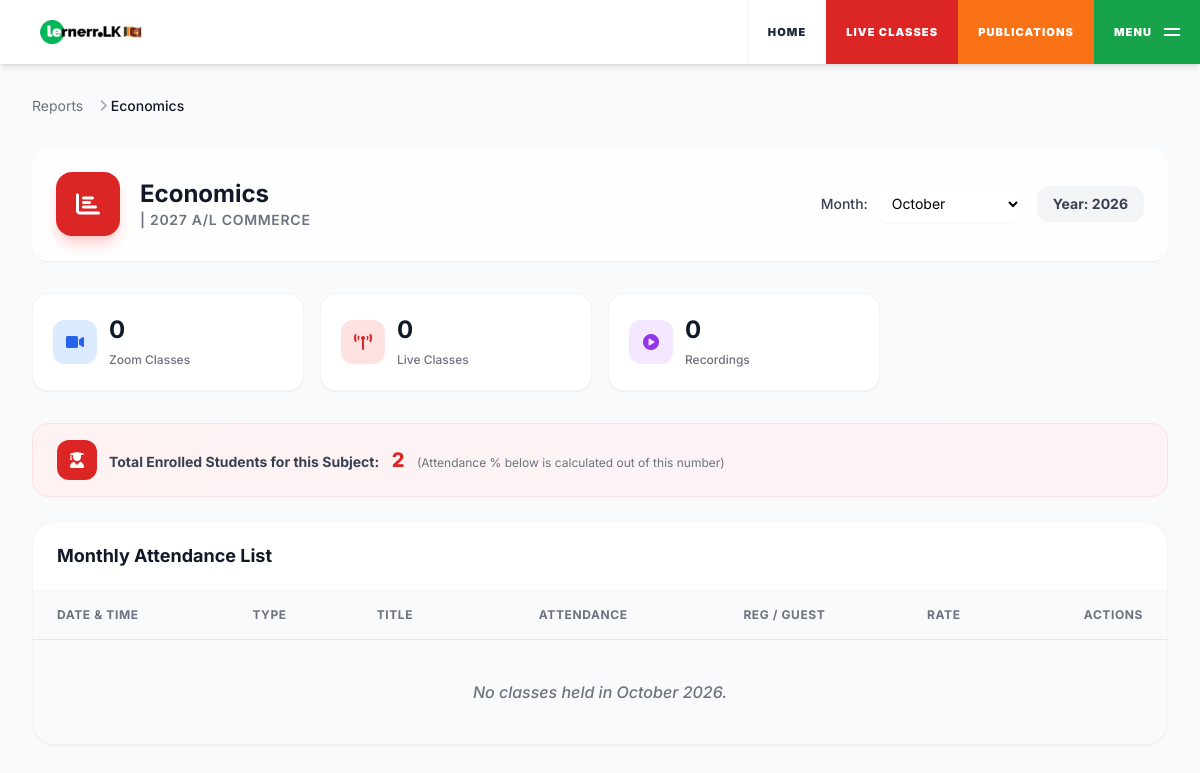
Screenshot of /dashboard/subject_report.php?assignment_id=1&year=2026 (signed in) with the database file from the repository.
### tables this page shows
CREATE TABLE `teacher_assignments` (
  `id` int(11) NOT NULL COMMENT 'Primary Key',
  `teacher_id` varchar(20) NOT NULL COMMENT 'Foreign Key: Links to users.id (where role = teacher)',
  `stream_subject_id` int(11) NOT NULL COMMENT 'Foreign Key: Links to stream_subjects.id',
  `academic_year` int(4) NOT NULL COMMENT 'Academic year (e.g., 2025, 2026) - allows same teacher to teach same subject for different batches',
  `batch_name` varchar(50) DEFAULT NULL COMMENT 'Optional batch identifier (e.g., "Batch A", "Morning Batch", "2025-2026")',
  `status` enum('active','inactive','pending') NOT NULL DEFAULT 'active' COMMENT 'Assignment status',
  `assigned_date` date DEFAULT NULL COMMENT 'Date when teacher was assigned',
  `start_date` date DEFAULT NULL COMMENT 'Start date of the assignment',
  `end_date` date DEFAULT NULL COMMENT 'End date of the assignment',
  `notes` text DEFAULT NULL COMMENT 'Optional notes about the assignment',
  `created_at` timestamp NOT NULL DEFAULT current_timestamp() COMMENT 'Record creation timestamp',
  `updated_at` timestamp NOT NULL DEFAULT current_timestamp() ON UPDATE current_timestamp() COMMENT 'Record update timestamp',
  `cover_image` varchar(100) DEFAULT NULL,
  `commission_rate` decimal(5,2) DEFAULT 75.00
);

CREATE TABLE `subjects` (
  `id` int(11) NOT NULL COMMENT 'Primary Key',
  `name` varchar(100) NOT NULL COMMENT 'Subject name (e.g., "Science", "Mathematics", "English")',
  `code` varchar(20) DEFAULT NULL COMMENT 'Optional subject code (e.g., "SCI", "MATH")',
  `description` text DEFAULT NULL COMMENT 'Optional description of the subject',
  `status` tinyint(1) NOT NULL DEFAULT 1 COMMENT 'Status: 1=active, 0=inactive',
  `created_at` timestamp NOT NULL DEFAULT current_timestamp() COMMENT 'Record creation timestamp',
  `updated_at` timestamp NOT NULL DEFAULT current_timestamp() ON UPDATE current_timestamp() COMMENT 'Record update timestamp'
);

CREATE TABLE `streams` (
  `id` int(11) NOT NULL COMMENT 'Primary Key',
  `name` varchar(100) NOT NULL COMMENT 'Stream name (e.g., "Grade 6", "Grade 7", "A/L Science")',
  `description` text DEFAULT NULL COMMENT 'Optional description of the stream',
  `status` tinyint(1) NOT NULL DEFAULT 1 COMMENT 'Status: 1=active, 0=inactive',
  `created_at` timestamp NOT NULL DEFAULT current_timestamp() COMMENT 'Record creation timestamp',
  `updated_at` timestamp NOT NULL DEFAULT current_timestamp() ON UPDATE current_timestamp() COMMENT 'Record update timestamp'
);

### dashboard/subject_report.php (the view, shortened to what this page needs)
<?php
require_once '../config.php';
$assignment_id = isset($_GET['assignment_id']) ? intval($_GET['assignment_id']) : 0;
$current_month = date('n');
$current_year = date('Y');
$selected_month = isset($_GET['month']) ? intval($_GET['month']) : $current_month;
$selected_year = isset($_GET['year']) ? intval($_GET['year']) : $current_year;
$assign_query = "SELECT ta.*, s.name as stream_name, sub.name as subject_name, sub.code as subject_code
                FROM teacher_assignments ta
                INNER JOIN stream_subjects ss ON ta.stream_subject_id = ss.id
                INNER JOIN streams s ON ss.stream_id = s.id
                INNER JOIN subjects sub ON ss.subject_id = sub.id
                WHERE ta.id = ? AND ta.teacher_id = ?";
$stmt = $conn->prepare($assign_query);
$teacher_id = $_SESSION['user_id'];
$stmt->bind_param("is", $assignment_id, $teacher_id);
$stmt->execute();
$assignment = $stmt->get_result()->fetch_assoc();
$classes = [];
$enrolled_stmt = $conn->prepare(
    "SELECT COUNT(DISTINCT se.student_id) as total
     FROM student_enrollment se
     WHERE se.stream_subject_id = ? AND se.academic_year = ? AND se.status = 'active'");
$enrolled_stmt->bind_param("ii", $assignment['stream_subject_id'], $selected_year);
$enrolled_stmt->execute();
$enrolled_total = $enrolled_stmt->get_result()->fetch_assoc()['total'] ?? 0;
usort($classes, function($a, $b) {
    return strtotime($b['start_time']) - strtotime($a['start_time']);
});
$months = [
    1 => 'January', 2 => 'February', 3 => 'March', 4 => 'April',
    5 => 'May', 6 => 'June', 7 => 'July', 8 => 'August',
    9 => 'September', 10 => 'October', 11 => 'November', 12 => 'December'
];
?>
<!DOCTYPE html>
<html lang="en">
<head>
    <script src="https://cdn.tailwindcss.com"></script>
    <link rel="stylesheet" href="https://cdnjs.cloudflare.com/ajax/libs/font-awesome/6.0.0/css/all.min.css">
</head>
<body class="bg-gray-50">
    <?php include 'navbar.php'; ?>
    <div class="max-w-7xl mx-auto pt-24 pb-8 px-4 sm:px-6 lg:px-8">
        <nav class="flex mb-8" aria-label="Breadcrumb">
            <ol class="inline-flex items-center space-x-1 md:space-x-3 text-sm text-gray-500">
                <li class="inline-flex items-center">
                    <a href="reports.php" class="hover:text-red-600 transition-colors">Reports</a>
                </li>
                <li>
                    <div class="flex items-center">
                        <i class="fas fa-chevron-right text-gray-400 text-xs mx-1"></i>
                        <span class="font-medium text-gray-900"><?php echo htmlspecialchars($assignment['subject_name']); ?></span>
                    </div>
                </li>
            </ol>
        </nav>
        <div class="glass-header rounded-2xl p-6 mb-8 shadow-sm">
            <div class="flex flex-col md:flex-row md:items-center md:justify-between gap-6">
                <div class="flex items-center">
                    <div class="w-16 h-16 bg-red-600 rounded-2xl flex items-center justify-center text-white mr-5 shadow-lg shadow-red-200">
                        <i class="fas fa-chart-bar text-2xl"></i>
                    </div>
                    <div>
                        <h1 class="text-2xl font-bold text-gray-900"><?php echo htmlspecialchars($assignment['subject_name']); ?></h1>
                        <p class="text-sm text-gray-500 uppercase tracking-wider font-semibold">
                            <?php echo $assignment['subject_code']; ?> | <?php echo htmlspecialchars($assignment['stream_name']); ?>
                        </p>
                    </div>
                </div>
                <form action="" method="GET" class="flex flex-wrap items-center gap-4">
                    <div class="flex items-center gap-2">
                        <label for="month" class="text-sm font-medium text-gray-700">Month:</label>
                        <select name="month" id="month" onchange="this.form.submit()"
                                class="pl-3 pr-10 py-2 border-gray-300 focus:outline-none focus:ring-red-500 focus:border-red-500 sm:text-sm rounded-xl shadow-sm bg-white">
                            <?php foreach ($months as $num => $name): ?>
                                <option value="<?php echo $num; ?>" <?php echo ($selected_month == $num) ? 'selected' : ''; ?>>
                                    <?php echo $name; ?>
                                </option>
                            <?php endforeach; ?>
                        </select>
                    </div>
                    <div class="bg-gray-100 px-4 py-2 rounded-xl text-sm font-bold text-gray-700">
                        Year: <?php echo $selected_year; ?>
                    </div>
                </form>
            </div>
        </div>
        <div class="grid grid-cols-2 md:grid-cols-4 gap-4 mb-8">
            <?php
            $stats = ['Zoom' => 0, 'Live' => 0, 'Recording' => 0];
            ?>
            <div class="bg-white p-5 rounded-2xl shadow-sm border border-gray-100 flex items-center">
                <div class="w-11 h-11 bg-blue-100 text-blue-600 rounded-xl flex items-center justify-center mr-3 flex-shrink-0">
                    <i class="fas fa-video"></i>
                </div>
                <div>
                    <span class="block text-2xl font-bold text-gray-900"><?php echo $stats['Zoom']; ?></span>
                    <span class="text-xs text-gray-500 font-medium">Zoom Classes</span>
                </div>
            </div>
            <div class="bg-white p-5 rounded-2xl shadow-sm border border-gray-100 flex items-center">
                <div class="w-11 h-11 bg-red-100 text-red-600 rounded-xl flex items-center justify-center mr-3 flex-shrink-0">
                    <i class="fas fa-broadcast-tower"></i>
                </div>
                <div>
                    <span class="block text-2xl font-bold text-gray-900"><?php echo $stats['Live']; ?></span>
                    <span class="text-xs text-gray-500 font-medium">Live Classes</span>
                </div>
            </div>
            <div class="bg-white p-5 rounded-2xl shadow-sm border border-gray-100 flex items-center">
                <div class="w-11 h-11 bg-purple-100 text-purple-600 rounded-xl flex items-center justify-center mr-3 flex-shrink-0">
                    <i class="fas fa-play-circle"></i>
                </div>
                <div>
                    <span class="block text-2xl font-bold text-gray-900"><?php echo $stats['Recording']; ?></span>
                    <span class="text-xs text-gray-500 font-medium">Recordings</span>
                </div>
            </div>
        </div>
        <div class="bg-gradient-to-r from-red-50 to-pink-50 border border-red-100 rounded-2xl px-6 py-4 mb-6 flex items-center gap-3">
            <div class="w-10 h-10 bg-red-600 text-white rounded-xl flex items-center justify-center flex-shrink-0">
                <i class="fas fa-user-graduate"></i>
            </div>
            <div>
                <span class="text-sm font-bold text-gray-700">Total Enrolled Students for this Subject:</span>
                <span class="ml-2 text-xl font-extrabold text-red-600"><?php echo $enrolled_total; ?></span>
                <span class="ml-2 text-xs text-gray-500">(Attendance % below is calculated out of this number)</span>
            </div>
        </div>
        <div class="bg-white rounded-3xl shadow-sm border border-gray-100 overflow-hidden">
            <div class="px-6 py-5 border-b border-gray-100 flex items-center justify-between">
                <h3 class="text-lg font-bold text-gray-900">Monthly Attendance List</h3>
            </div>
            <div class="overflow-x-auto">
                <table class="min-w-full divide-y divide-gray-200">
                    <thead class="bg-gray-50">
                        <tr>
                                <th class="px-6 py-4 text-left text-xs font-bold text-gray-500 uppercase tracking-wider">Date &amp; Time</th>
                                <th class="px-6 py-4 text-left text-xs font-bold text-gray-500 uppercase tracking-wider">Type</th>
                                <th class="px-6 py-4 text-left text-xs font-bold text-gray-500 uppercase tracking-wider">Title</th>
                                <th class="px-6 py-4 text-center text-xs font-bold text-gray-500 uppercase tracking-wider">Attendance</th>
                                <th class="px-6 py-4 text-center text-xs font-bold text-gray-500 uppercase tracking-wider">Reg / Guest</th>
                                <th class="px-6 py-4 text-center text-xs font-bold text-gray-500 uppercase tracking-wider">Rate</th>
                                <th class="px-6 py-4 text-right text-xs font-bold text-gray-500 uppercase tracking-wider">Actions</th>
                        </tr>
                    </thead>
                    <tbody class="bg-white divide-y divide-gray-100">
                        <?php if (empty($classes)): ?>
                            <tr>
                                <td colspan="7" class="px-6 py-10 text-center text-gray-500 bg-gray-50 font-medium italic">
                                    No classes held in <?php echo $months[$selected_month]; ?> <?php echo $selected_year; ?>.
                                </td>
                            </tr>
                        <?php endif; ?>
                    </tbody>
                </table>
            </div>
        </div>
    </div>
</body>
</html>

### dashboard/subject_report.php (style rules this page uses)
body { font-family: 'Inter', sans-serif; background-color: #f3f4f6; }
.glass-header { background: rgba(255, 255, 255, 0.8); backdrop-filter: blur(12px); border-bottom: 1px solid rgba(255, 255, 255, 0.3); }

### dashboard/navbar.php (style rules this page uses)
html, body { margin: 0; padding: 0; padding-top: 0; }

### rows the page displays
teacher_assignments: subjects.name "Economics", streams.name "2027 A/L COMMERCE"

### other values shown
$selected_year "2026"
$stats['Zoom'] "0"
$stats['Live'] "0"
$stats['Recording'] "0"
$enrolled_total "2"
$months[$selected_month] "October"
form field month "October"
